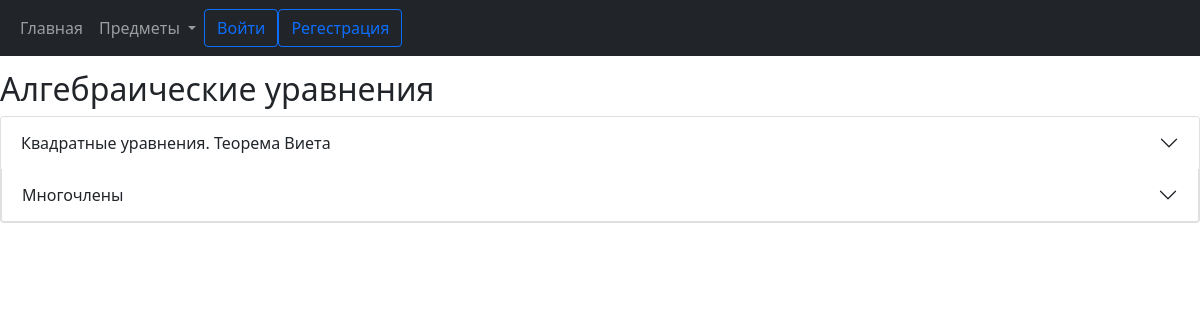
The page /Алгебраические уравнения/subtopics on the database its author committed.
### data/topics.py (models this page shows)
class Subtopics(SqlAlchemyBase):
    __tablename__ = 'subtopics'
    id = sqlalchemy.Column(sqlalchemy.Integer, primary_key=True, autoincrement=True)
    topic_id = sqlalchemy.Column(sqlalchemy.Integer, sqlalchemy.ForeignKey("topics.id"))
    name = sqlalchemy.Column(sqlalchemy.String)
    theory = sqlalchemy.Column(sqlalchemy.String)
    topics = orm.relation('Topics')
    exercises = orm.relation("Exercises", back_populates='subtopics')

### main.py (the view)
@app.route("/<topic>/subtopics")
def subtopic_page(topic):
    subtopics = db_sess.query(Subtopics).join(Topics).filter(Topics.name == topic)
    exercises = {}
    for sb in subtopics:
        exercises[sb.id] = {}
        for ex in db_sess.query(Exercises).filter(Exercises.subtopics_id == sb.id):
            if db_sess.query(User_exercises).filter(User_exercises.exercise_id == ex.id).first():
                exercises[sb.id][ex] = 1
            else:
                exercises[sb.id][ex] = 0
            print(ex.answer)
    return render_template("subtopics.html", title=topic, exercises=exercises, subtopics=subtopics)

### templates/subtopics.html (shortened to what this page needs)
{% extends "base.html" %}
{% block content %}
<h2>{{title}}</h2>
<div class="accordion" id="accordionExample">
  {%for sb in subtopics%}
  <div class="accordion-item">
    <h2 class="accordion-header">
      <button class="accordion-button collapsed" type="button" data-bs-toggle="collapse" data-bs-target="#collapse{{sb.id}}" aria-expanded="false" aria-controls="collapse{{sb.id}}">
        {{sb.name}}
      </button>
    </h2>
  {%endfor%}
  </div>
</div>
{% endblock %}

### static/css/base.css (style rules this page uses)
body { padding-top: 70px; }

### rows shown on the page
Subtopics: name "Квадратные уравнения. Теорема Виета"
Subtopics: name "Многочлены"

### other values the page prints
{{ title }} "Алгебраические уравнения"
